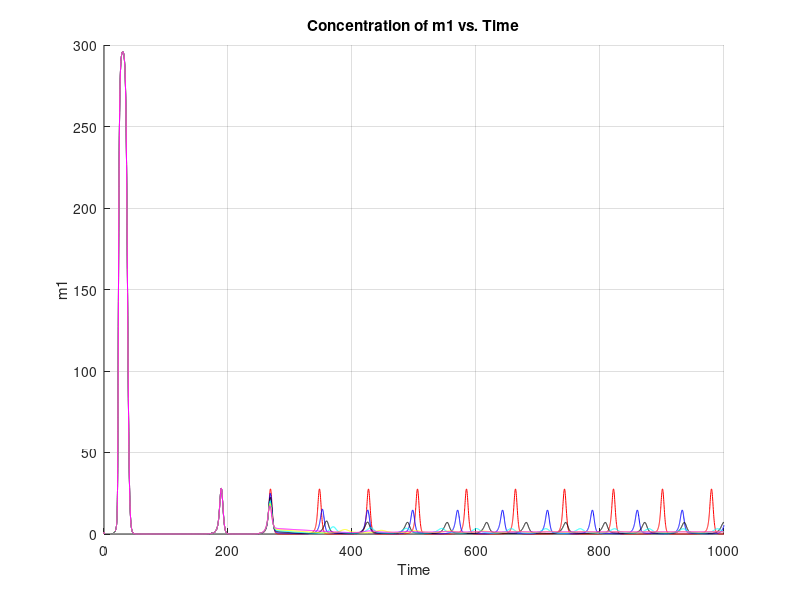
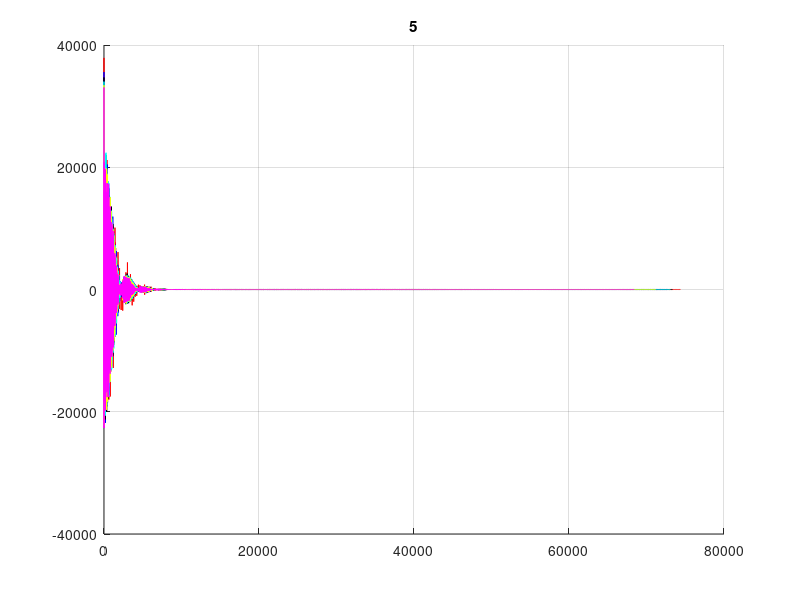

MATLAB code for these plots, in order:
function repress_pfl_pert()
global alpha n alpha0 beta phi k7 z 
alpha = 300.0;
n = 2.0;
alpha0 = 0.0;
beta = 0.2;
phi = 0.19;
k7 = 1.0;
z = 0:5;
rob = {'r', 'b', 'k', 'c', 'y', 'm'};
tspan = [0 1000.0];
y0 = [0.0; 0.0; 0.0; 0.0; 0.0; 0.0; ];



figure(1);clf;hold on
for z=0:5
    [t,y] = ode45(@eom, tspan, y0);
    plot(t, y(:,1), rob{z+1})
    grid on
    xlabel 'Time'; ylabel 'm1';
    title 'Concentration of m1 vs. Time'
end
figure(2);clf;hold on
for z=0:5
    [t,y] = ode45(@eom, tspan, y0);
    Y = fft(y(:,1));Y=fftshift(Y);
    x = logspace(min(Y), max(Y), 20);
    fsamp = 0.1;Tsamp = 1/fsamp;
    T = (-0.5*length(Y))*Tsamp:Tsamp:(0.5*length(Y)-1)*Tsamp;
    plot(T(floor(length(Y)/2):end), Y(floor(length(Y)/2):end),'Color', rob{z+1})
    title(num2str(z))
    axis([0 8e4 -4e4 4e4])
    %set(gca, 'XScale', 'log')
    grid on
end

% figure(2); clf
% plot(t, y(:,2))
% xlabel 'Time'; ylabel 'p3';
% title 'Concentration of p3 vs. Time'
% 
% figure(3); clf
% plot(t, y(:,3))
% xlabel 'Time'; ylabel 'm2';
% title 'Concentration of m2 vs. Time'
% 
% figure(4); clf
% plot(t, y(:,4))
% xlabel 'Time'; ylabel 'p1';
% title 'Concentration of p1 vs. Time'
% 
% figure(5); clf
% plot(t, y(:,5))
% xlabel 'Time'; ylabel 'm3';
% title 'Concentration of m3 vs. Time'
% 
% figure(6); clf
% plot(t, y(:,6))
% xlabel 'Time'; ylabel 'p2';
% title 'Concentration of p2 vs. Time'

function dydt = eom(Time,y)
global alpha n alpha0 beta phi k7 z 

dydt = [0.0 - y(1) + (alpha / (1.0 + y(2) ^ n) + alpha0) + ((k7 * (alpha0 - y(1)) * alpha) / (1.0 + y(4) ^ n) + triggerAt(0.0, Time - 250.0, z));
        beta * (y(5) - y(2));
        0.0 - y(3) + (alpha / (1.0 + y(4) ^ n) + alpha0);
        beta * (y(1) - phi * y(4));
        0.0 - y(5) + (alpha / (1.0 + y(6) ^ n) + alpha0);
        beta * (y(3) - y(6));
        ];
function r = triggerAt(d,c,t)
    if (c>=0) 
        r = t;
    else
        r = d;
    end